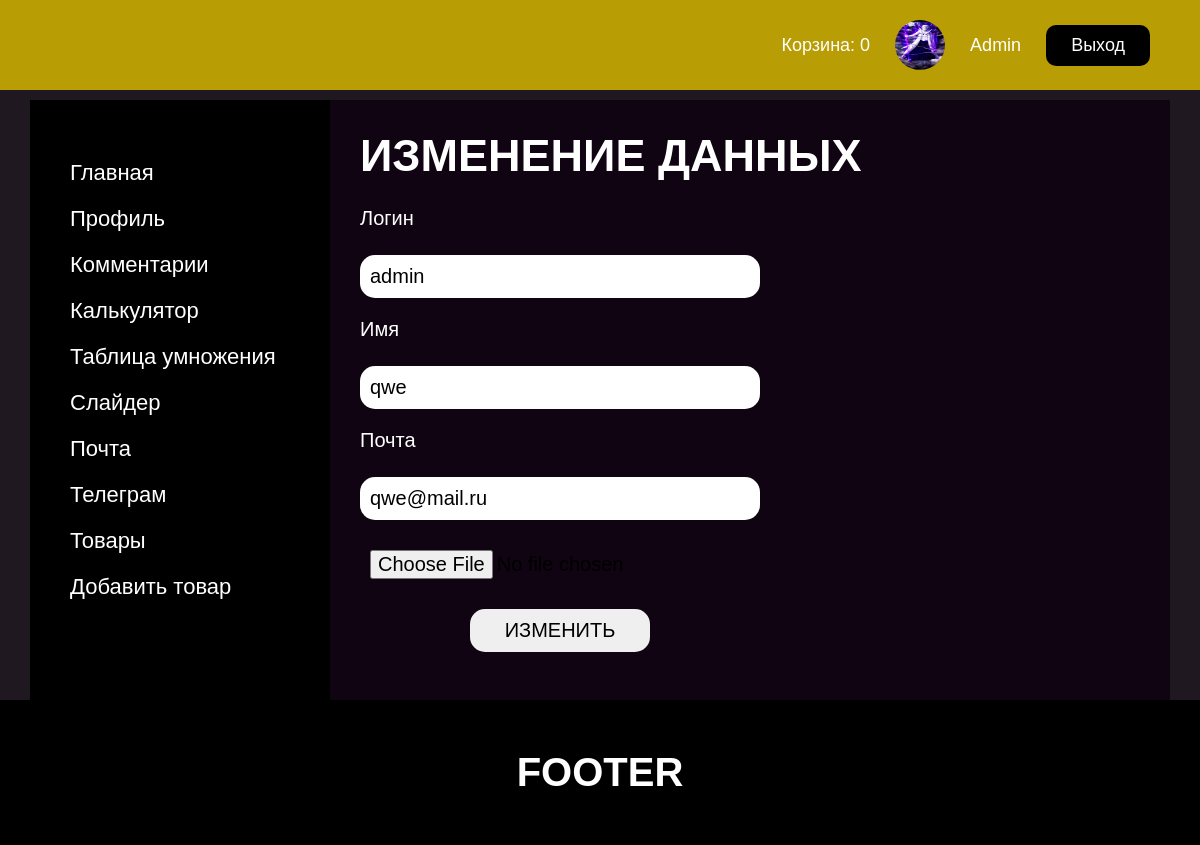
Page /?route=change (signed in) on the committed database.
### tables this page shows
CREATE TABLE `users` (
  `users_id` int NOT NULL,
  `login` varchar(75) NOT NULL,
  `name` varchar(100) NOT NULL,
  `img` varchar(150) NOT NULL,
  `email` varchar(100) NOT NULL,
  `pass` varchar(256) NOT NULL,
  `role` varchar(50) NOT NULL DEFAULT 'guest'
);

### functions.php (called while the page is built, shortened)
<?
$pages = [
    'main'=>[
        'title'=>'Главная',
        'role'=>'usual'
    ],
    'self'=>[
        'title'=>'Профиль',
        'role'=>'auth'
    ],
    'comments'=>[
        'title'=>'Комментарии',
        'role'=>'auth'
    ],
    'change'=>[
        'title'=>'Изменение данных',
    ],
    'calc'=>[
        'title'=>'Калькулятор',
        'role'=>'usual'
    ],
    'table'=>[
        'title'=>'Таблица умножения',
        'role'=>'usual'
    ],
    'slider'=>[
        'title'=>'Слайдер',
        'role'=>'usual'
    ],
    'email'=>[
        'title'=>'Почта',
        'role'=>'usual'
    ],
    'telegram'=>[
        'title'=>'Телеграм',
        'role'=>'usual'
    ],
    'goods'=>[
        'title'=>'Товары',
        'role'=>'auth'
    ],
    'addGoods'=>[
        'title'=>'Добавить товар',
        'role'=>'admin'
    ],
    'login'=>[
        'title'=>'Войти',
    ],
    'register'=>[
        'title'=>'Регистрация',
    ],
    'changecomment'=>[
        'title'=>'Изменение комментария',
    ],
    'oneGood'=>[
        'title'=>'Информация о товаре',
    ],
    'order'=>[
        'title'=>'Ваш заказ',
    ],
    'category'=>[
        'title'=>'Категория',
    ],
];
function pdo(){
    $dbname = 'st-fr15-00';
    $dbuser = 'root';
    $dbpass = '';
    $host = '127.0.0.1';
    return new PDO("mysql:host=$host;dbname=$dbname;", $dbuser, $dbpass);
}
foreach($pages as $link => $value){
    if($_GET['route'] === $link){
        $route = $link;
        break;
    }
    else{
        $route = 'main';
    }
}
?>

### pages/change.php (the view, shortened to what this page needs)
<div class="content">
    <h1 class="title"><?=$pages[$route]['title']?></h1>
    <form action="" class="form" method="POST" enctype="multipart/form-data">
        <span class="self__span">Логин</span>
        <input type="text" class="input" name="login" value="<?=$logistic['login']?>" required>
        <span class="self__span">Имя</span>
        <input type="text" class="input" name="name" value="<?=$logistic['name']?>" required>
        <span class="self__span">Почта</span>
        <input type="email" class="input" name="email" value="<?=$logistic['email']?>" required>
        <input type="file" name="img" class="input" accept=".png,.jpg,.webp,.svg,.gif">
        <button class="btn">Изменить</button>
    </form>
</div>

### components/header.php (shortened to what this page needs)
<!DOCTYPE html>
<html lang="en">
<head>
    <link rel="stylesheet" href="./styles/style.css?<?=time()?>">
</head>
<body>
<header class="header">
    <nav class="header__nav">
        <?if(isset($_SESSION['user_login'])) :?>
            <div class="autentification">
                <?
                $co = pdo()->prepare("SELECT COUNT(*) FROM busket WHERE busket_login=?");
                $co->execute([$_SESSION['user_login']]);
                $co = $co->fetch();
                $logistic = pdo()->prepare("SELECT * FROM users WHERE login=? LIMIT 1");
                $logistic->execute([$_SESSION['user_login']]);
                $logistic = $logistic->fetch();
                ?>
                <a href="" class="user__name busket__btn">Корзина: <?=$co[0]?></a>
                <img src="<?=$logistic['img']?>" alt="user-avatar">
                <a href="" class="user__name"><?=$logistic['login']?></a>
                <a href="./tools/exit.php" class="exit">Выход</a>
            </div>
        <?endif;?>
    </nav>
</header>

### styles/style.css (style rules this page uses)
* { margin: 0; padding: 0; box-sizing: border-box; text-decoration: none; list-style: none; border: none; font-family: Arial, Helvetica, sans-serif; }
body { background: rgb(32, 24, 32); overflow-x: hidden; max-width: 1920px; width: 100%; margin: 0 auto; position: relative; top: 0; z-index: 5; }
.header { max-width: 1920px; width: 100%; margin: 0 auto; position: fixed; top: 0; z-index: 100; }
.content { padding: 30px; background: rgb(16, 4, 19); flex-grow: 1; overflow: hidden; }
.title { color: #fff; font-size: 45px; text-transform: uppercase; margin-bottom: 25px; }
.form { max-width: 400px; width: 100%; display: flex; flex-direction: column; }
.input { display: block; padding: 10px; font-size: 20px; color: #000; width: 100%; margin-bottom: 20px; border-radius: 15px; }
.btn { display: block; padding: 10px 35px; width: max-content; margin: 0 auto; border-radius: 15px; font-size: 20px; text-transform: uppercase; }
.autentification { display: flex; align-items: center; padding: 20px 0; justify-content: flex-end; padding-right: 50px; background: rgb(184, 157, 4); z-index: 100; position: relative; }
.autentification img { width: 50px; height: 50px; border-radius: 50%; display: block; }
.autentification a { display: block; text-transform: capitalize; font-size: 18px; color: #fff; }
.autentification .user__name { margin:0 25px; }
.autentification .exit { background: #000; padding: 10px 25px; border-radius: 10px; }
.self__span { margin-bottom: 25px; display: block; font-size: 20px; text-transform: capitalize; color: #fff; }

### rows in the picture
users: img (picture), login "Admin", login "admin", name "qwe", email "qwe@mail.ru"

### other values in the picture
$co[0] "0"
$value['title'] "Главная"
$value['title'] "Профиль"
$value['title'] "Комментарии"
$value['title'] "Калькулятор"
$value['title'] "Таблица умножения"
$value['title'] "Слайдер"
$value['title'] "Почта"
$value['title'] "Телеграм"
$value['title'] "Товары"
$value['title'] "Добавить товар"
$pages[$route]['title'] "ИЗМЕНЕНИЕ ДАННЫХ"
